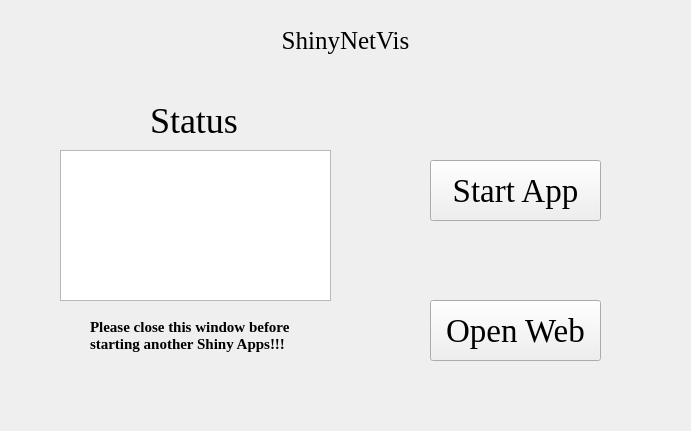
<?xml version="1.0" encoding="UTF-8"?>
<ui version="4.0">
 <class>Form</class>
 <widget class="QWidget" name="Form">
  <property name="geometry">
   <rect>
    <x>0</x>
    <y>0</y>
    <width>691</width>
    <height>431</height>
   </rect>
  </property>
  <property name="windowTitle">
   <string>Form</string>
  </property>
  <property name="styleSheet">
   <string notr="true">background-image: url(D:/tools/Pycharm/pyqt/logo/backgroundpage.png)</string>
  </property>
  <widget class="QTextBrowser" name="textBrowser">
   <property name="geometry">
    <rect>
     <x>60</x>
     <y>150</y>
     <width>271</width>
     <height>151</height>
    </rect>
   </property>
   <property name="styleSheet">
    <string notr="true">background-image: url(D:/tools/Pycharm/pyqt/logo/white.png)</string>
   </property>
  </widget>
  <widget class="QLabel" name="label">
   <property name="geometry">
    <rect>
     <x>230</x>
     <y>20</y>
     <width>231</width>
     <height>41</height>
    </rect>
   </property>
   <property name="font">
    <font>
     <family>Times New Roman</family>
     <pointsize>19</pointsize>
    </font>
   </property>
   <property name="text">
    <string>ShinyNetVis</string>
   </property>
   <property name="alignment">
    <set>Qt::AlignCenter</set>
   </property>
  </widget>
  <widget class="QLabel" name="label_2">
   <property name="geometry">
    <rect>
     <x>150</x>
     <y>100</y>
     <width>101</width>
     <height>41</height>
    </rect>
   </property>
   <property name="font">
    <font>
     <family>Times New Roman</family>
     <pointsize>27</pointsize>
    </font>
   </property>
   <property name="text">
    <string>Status</string>
   </property>
   <property name="alignment">
    <set>Qt::AlignLeading|Qt::AlignLeft|Qt::AlignVCenter</set>
   </property>
  </widget>
  <widget class="QPushButton" name="pushButton">
   <property name="geometry">
    <rect>
     <x>430</x>
     <y>160</y>
     <width>171</width>
     <height>61</height>
    </rect>
   </property>
   <property name="font">
    <font>
     <family>Times New Roman</family>
     <pointsize>25</pointsize>
    </font>
   </property>
   <property name="text">
    <string>Start App</string>
   </property>
  </widget>
  <widget class="QPushButton" name="pushButton_2">
   <property name="geometry">
    <rect>
     <x>430</x>
     <y>300</y>
     <width>171</width>
     <height>61</height>
    </rect>
   </property>
   <property name="font">
    <font>
     <family>Times New Roman</family>
     <pointsize>25</pointsize>
    </font>
   </property>
   <property name="text">
    <string>Open Web</string>
   </property>
  </widget>
  <widget class="QLabel" name="label_3">
   <property name="geometry">
    <rect>
     <x>90</x>
     <y>310</y>
     <width>211</width>
     <height>51</height>
    </rect>
   </property>
   <property name="font">
    <font>
     <family>Times New Roman</family>
     <pointsize>11</pointsize>
     <weight>75</weight>
     <bold>true</bold>
    </font>
   </property>
   <property name="text">
    <string>Please close this window before
starting another Shiny Apps!!!</string>
   </property>
  </widget>
 </widget>
 <resources/>
 <connections/>
</ui>
